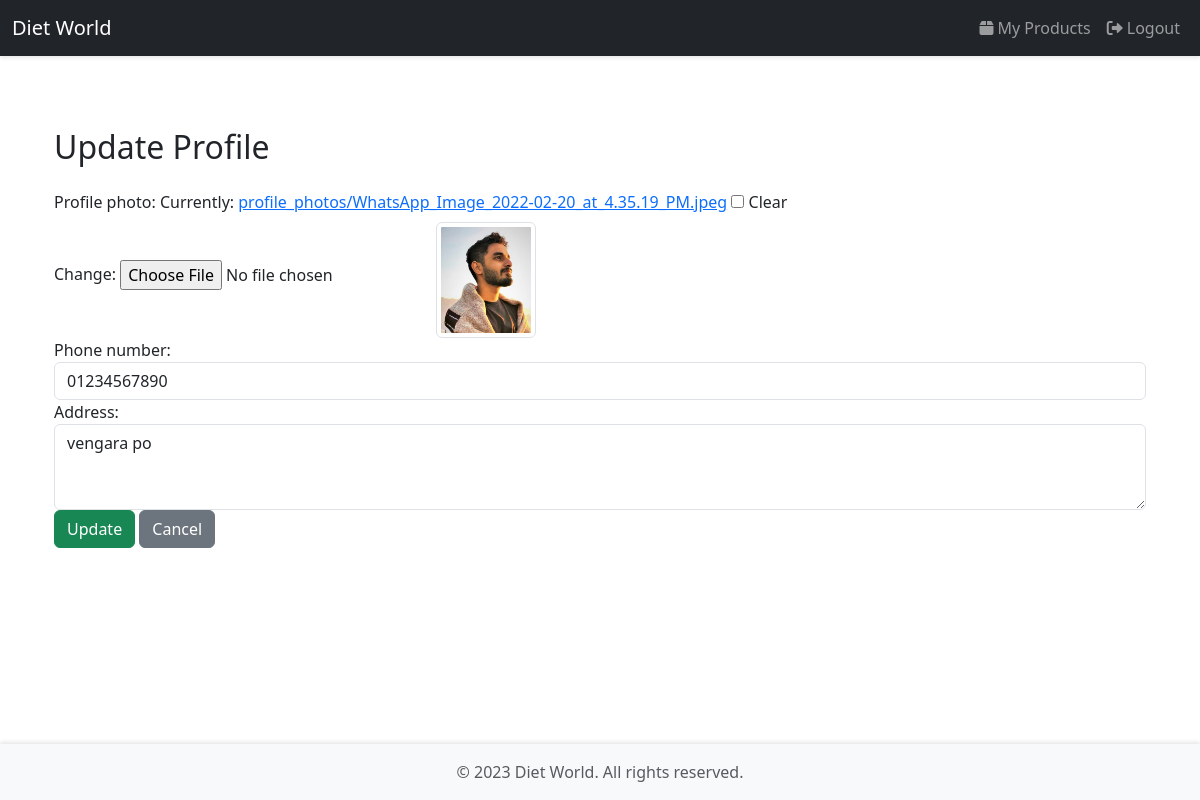
/profile/ (signed in), run on the app's committed database.
### accounts/models.py (models this page shows)
class CustomUser(AbstractUser):
    ROLE_CHOICES = (
        ('customer', 'Customer'),
        ('shop_owner', 'Shop Owner'),
    )
    role = models.CharField(max_length=20, choices=ROLE_CHOICES, default='customer')
    profile_photo = models.ImageField(upload_to='profile_photos/', blank=True, null=True)
    phone_number = models.CharField(max_length=15, blank=True, null=True)
    address = models.TextField(blank=True, null=True)

### accounts/views.py (the view)
# urls.py: path('profile/', update_profile, name='update_profile'),
@login_required
def update_profile(request):
    if request.method == 'POST':
        form = ProfileForm(request.POST, request.FILES, instance=request.user, user=request.user)
        if form.is_valid():
            form.save()
            return redirect('shop_owner_dashboard' if request.user.role == 'shop_owner' else 'customer_dashboard')
    else:
        form = ProfileForm(instance=request.user, user=request.user)
    return render(request, 'update_profile.html', {'form': form})

### accounts/forms.py
class ProfileForm(forms.ModelForm):
    class Meta:
        model = CustomUser
        fields = ['profile_photo', 'phone_number', 'address', 'email']
        widgets = {
            'phone_number': forms.TextInput(attrs={'class': 'form-control'}),
            'address': forms.Textarea(attrs={'class': 'form-control', 'rows': 3}),
            'email': forms.EmailInput(attrs={'class': 'form-control'}),
        }
    def __init__(self, *args, **kwargs):
        user = kwargs.pop('user', None)
        super().__init__(*args, **kwargs)
        if user and user.role == 'shop_owner':
            self.fields.pop('email', None)

### accounts/templates/update_profile.html (shortened to what this page needs)
{% extends 'base.html' %}
{% block content %}
<div class="container mt-5">
    <h2>Update Profile</h2>
    <form method="post" enctype="multipart/form-data" class="mt-4">
        <div class="form-group">
            {{ form.profile_photo.label_tag }}
            {{ form.profile_photo }}
            {% if request.user.profile_photo %}
                <img src="{{ request.user.profile_photo.url }}" alt="Profile Photo" class="img-thumbnail mt-2" width="100">
            {% endif %}
        </div>
        <div class="form-group">
            {{ form.phone_number.label_tag }}
            {{ form.phone_number }}
        </div>
        <div class="form-group">
            {{ form.address.label_tag }}
            {{ form.address }}
        </div>
        <button type="submit" class="btn btn-success">Update</button>
        <a href="{% url 'shop_owner_dashboard' %}" class="btn btn-secondary">Cancel</a>
    </form>
</div>
{% endblock %}

### templates/base.html (style rules this page uses)
body { display: flex; flex-direction: column; min-height: 100vh; }
.container { flex: 1; }

### data on the page
CustomUser: user.profile_photo (picture), phone_number "01234567890", address "vengara po"
